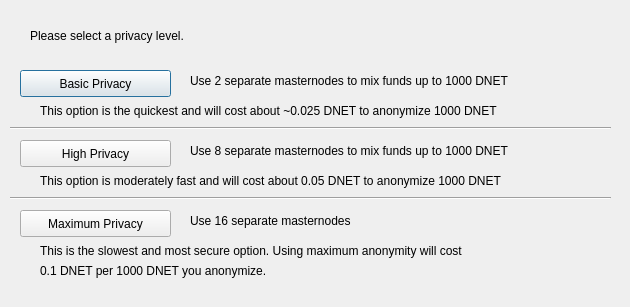
<?xml version="1.0" encoding="UTF-8"?>
<ui version="4.0">
 <class>ObfuscateConfig</class>
 <widget class="QDialog" name="ObfuscateConfig">
  <property name="geometry">
   <rect>
    <x>0</x>
    <y>0</y>
    <width>630</width>
    <height>307</height>
   </rect>
  </property>
  <property name="windowTitle">
   <string>Configure Obfuscate</string>
  </property>
  <widget class="QPushButton" name="buttonBasic">
   <property name="geometry">
    <rect>
     <x>20</x>
     <y>70</y>
     <width>151</width>
     <height>27</height>
    </rect>
   </property>
   <property name="text">
    <string>Basic Privacy</string>
   </property>
  </widget>
  <widget class="QPushButton" name="buttonHigh">
   <property name="geometry">
    <rect>
     <x>20</x>
     <y>140</y>
     <width>151</width>
     <height>27</height>
    </rect>
   </property>
   <property name="text">
    <string>High Privacy</string>
   </property>
  </widget>
  <widget class="QPushButton" name="buttonMax">
   <property name="geometry">
    <rect>
     <x>20</x>
     <y>210</y>
     <width>151</width>
     <height>27</height>
    </rect>
   </property>
   <property name="text">
    <string>Maximum Privacy</string>
   </property>
  </widget>
  <widget class="QLabel" name="label">
   <property name="geometry">
    <rect>
     <x>30</x>
     <y>20</y>
     <width>571</width>
     <height>31</height>
    </rect>
   </property>
   <property name="text">
    <string>Please select a privacy level.</string>
   </property>
  </widget>
  <widget class="QLabel" name="label_2">
   <property name="geometry">
    <rect>
     <x>190</x>
     <y>70</y>
     <width>421</width>
     <height>21</height>
    </rect>
   </property>
   <property name="text">
    <string>Use 2 separate masternodes to mix funds up to 1000 DNET</string>
   </property>
  </widget>
  <widget class="QLabel" name="label_3">
   <property name="geometry">
    <rect>
     <x>190</x>
     <y>140</y>
     <width>411</width>
     <height>21</height>
    </rect>
   </property>
   <property name="text">
    <string>Use 8 separate masternodes to mix funds up to 1000 DNET</string>
   </property>
  </widget>
  <widget class="QLabel" name="label_4">
   <property name="geometry">
    <rect>
     <x>190</x>
     <y>210</y>
     <width>421</width>
     <height>21</height>
    </rect>
   </property>
   <property name="text">
    <string>Use 16 separate masternodes</string>
   </property>
  </widget>
  <widget class="QLabel" name="label_6">
   <property name="geometry">
    <rect>
     <x>40</x>
     <y>100</y>
     <width>561</width>
     <height>21</height>
    </rect>
   </property>
   <property name="text">
    <string>This option is the quickest and will cost about ~0.025 DNET to anonymize 1000 DNET</string>
   </property>
  </widget>
  <widget class="QLabel" name="label_7">
   <property name="geometry">
    <rect>
     <x>40</x>
     <y>170</y>
     <width>561</width>
     <height>21</height>
    </rect>
   </property>
   <property name="text">
    <string>This option is moderately fast and will cost about 0.05 DNET to anonymize 1000 DNET</string>
   </property>
  </widget>
  <widget class="QLabel" name="label_8">
   <property name="geometry">
    <rect>
     <x>40</x>
     <y>240</y>
     <width>561</width>
     <height>21</height>
    </rect>
   </property>
   <property name="text">
    <string>This is the slowest and most secure option. Using maximum anonymity will cost</string>
   </property>
  </widget>
  <widget class="QLabel" name="label_9">
   <property name="geometry">
    <rect>
     <x>40</x>
     <y>260</y>
     <width>561</width>
     <height>21</height>
    </rect>
   </property>
   <property name="text">
    <string>0.1 DNET per 1000 DNET you anonymize.</string>
   </property>
  </widget>
  <widget class="Line" name="line">
   <property name="geometry">
    <rect>
     <x>10</x>
     <y>120</y>
     <width>601</width>
     <height>16</height>
    </rect>
   </property>
   <property name="orientation">
    <enum>Qt::Horizontal</enum>
   </property>
  </widget>
  <widget class="Line" name="line_2">
   <property name="geometry">
    <rect>
     <x>10</x>
     <y>190</y>
     <width>601</width>
     <height>16</height>
    </rect>
   </property>
   <property name="orientation">
    <enum>Qt::Horizontal</enum>
   </property>
  </widget>
 </widget>
 <resources/>
 <connections/>
</ui>
